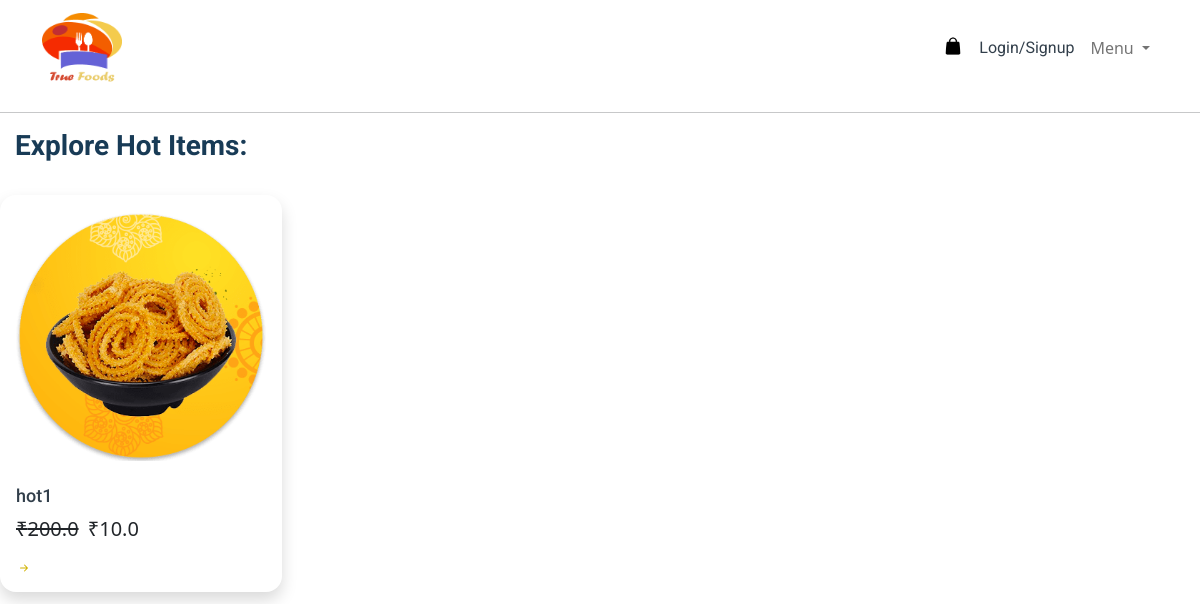
The page /hot_list/ on the database its author committed.
### core/models.py (models this page shows, shortened)
class Item(models.Model):
    title = models.CharField(max_length=100)
    price = models.FloatField()
    discount_price = models.FloatField(blank=True, null=True)
    category = models.CharField(choices=CATEGORY_CHOICES, max_length=10)
    label = models.CharField(choices=LABEL_CHOICES, max_length=10)
    slug = models.SlugField()
    description = models.TextField()
    image = models.ImageField(upload_to='media/images')

### core/views.py (the view)
# urls.py: path('hot_list/',hot_list,name="hot"),
def hot_list(request):
    hot_list=Item.objects.filter(category='hot')
    context={
        'hots':hot_list
    }
    return render(request,'core/hotsnackslist.html',context)

### core/templates/core/hotsnackslist.html (shortened to what this page needs)
{% load static %}
<html>
<head>
    <link rel="stylesheet" href="{% static '/css/foodmunch.css'%}">
    <link rel="stylesheet" href="https://stackpath.bootstrapcdn.com/bootstrap/4.5.2/css/bootstrap.min.css"/>
    <link rel="stylesheet" href=""{% static '/css/mdb.dark.min.css'%}>
    <link rel="stylesheet" href=""{% static '/css/mdb.dark.rtl.min.css'%}>
    <link rel="stylesheet" href=""{% static '/css/mdb.min.css'%}>
    <link rel="stylesheet" href=""{% static '/css/mdb.rtl.min.css'%}>
</head>
<body>
    {% include 'accounts/navbarmain.html' %}
    <br>
    <br>
    <br>
    <br>
<hr>
<div class="col-12">
    <h1 class="menu-section-heading">Explore Hot Items:</h1>
    <br>
</div>
<div class="row">
    {% for sweet in hots %}
    <div class="col-12 col-md-6 col-lg-3">
        <a href="{% url 'core:product' sweet.slug  %}">
      <div class="shadow menu-item-card p-3 mb-3">
        <img
          src="{{sweet.image.url}}"
          alt="{{sweet.image}}"
          class="menu-item-image w-100"
        /></a>
        <h1 class="menu-card-title">{{sweet.title}}</h1>
        <p class="lead">
          {% if sweet.discount_price %}
          <span class="mr-1">
            <del>₹{{ sweet.price }}</del>
          </span>
          <span>₹{{ sweet.discount_price }}</span>
          {% else %}
          <span>₹{{ sweet.price }}</span>
          {% endif %}
        </p>
          <svg width="16px" height="16px" viewBox="0 0 16 16" class="bi bi-arrow-right-short" fill="#d0b200" xmlns="http://www.w3.org/2000/svg">
            <path
              fill-rule="evenodd"
              d="M4 8a.5.5 0 0 1 .5-.5h5.793L8.146 5.354a.5.5 0 1 1 .708-.708l3 3a.5.5 0 0 1 0 .708l-3 3a.5.5 0 0 1-.708-.708L10.293 8.5H4.5A.5.5 0 0 1 4 8z"
            />
          </svg>
      </div>
    </div>
    {% endfor %}
</body>
    </html>

### static/css/foodmunch.css (style rules this page uses)
.menu-section-heading { color: #183b56; font-family: "Roboto"; font-size: 28px; font-weight: 700; }
.menu-item-image { border-radius: 16px; }
.menu-card-title { color: #323f4b; font-family: "Roboto"; font-size: 18px; font-weight: 500; margin-top: 24px; }
.menu-item-card { border-radius: 16px; }

### rows shown on the page
Item: image (picture), title "hot1", price "200.0", discount_price "10.0"
